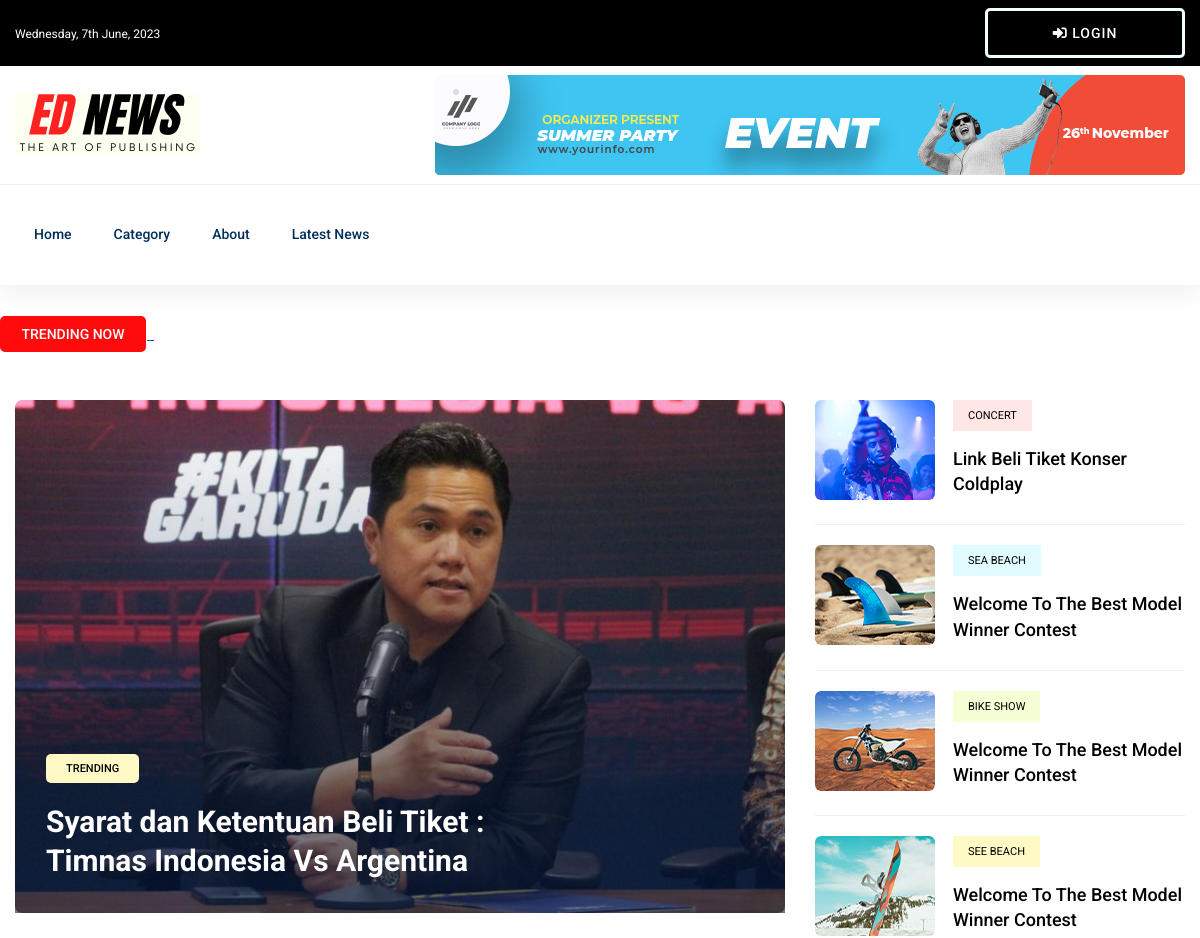
Before: / (upper part) with the older database file.
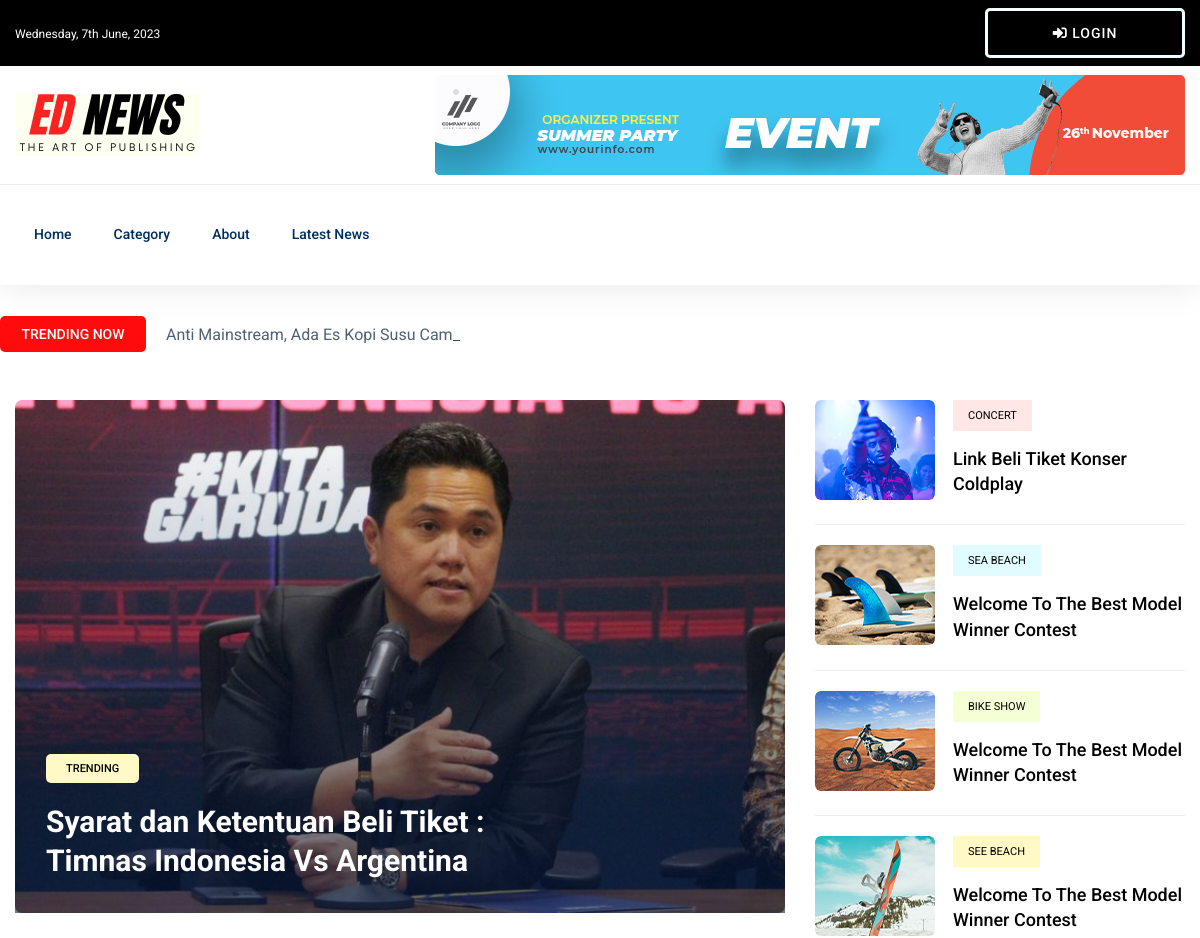
After: the same page with the newer database file.
### tables this page shows
CREATE TABLE `berita` (
  `id` int(11) NOT NULL,
  `judul` varchar(100) NOT NULL,
  `tgl_publish` datetime NOT NULL,
  `isi` text NOT NULL,
  `id_kategori` int(11) NOT NULL,
  `id_penulis` int(11) NOT NULL,
  `gambar` text NOT NULL
);

### trending.php (the view)
<?php
$query_berita = mysqli_query($koneksi, "SELECT `judul` FROM `berita` ORDER BY RAND() LIMIT 5");
?>
<div class="row">
    <div class="col-lg-12">
        <div class="trending-tittle">
            <strong>Trending now</strong>
            <div class="trending-animated">
                <ul id="js-news" class="js-hidden">
                    <?php
                    while ($data_berita = mysqli_fetch_assoc($query_berita)) {
                        $judul_berita_tren = $data_berita['judul'];
                        echo "<li class='news-item'>$judul_berita_tren</li>";
                    }
                    ?>
                </ul>
            </div>
        </div>
    </div>
</div>

### index.php (shortened to what this page needs)
<?php
include 'admin/koneksi.php';
?>
<!doctype html>
<html class="no-js" lang="zxx">
<body>
    <?php include "header.php" ?>
    <main>
        <div class="trending-area fix">
            <div class="container">
                <div class="trending-main">
                    <div class="row">
                        <?php include 'trending.php' ?>
                    </div>
                    <div class="row">
                        <div class="col-lg-8">
                            <div class="trending-top mb-30">
                                <div class="trend-top-img">
                                    <img src="assets/img/trending/tiketbola.jpg" alt="">
                                    <div class="trend-top-cap">
                                        <span>Trending</span>
                                        <h2><a href="details.php">Syarat dan Ketentuan Beli Tiket : <br> Timnas Indonesia Vs Argentina</a></h2>
                                    </div>
                                </div>
                            </div>
                        </div>
                        <div class="col-lg-4">
                            <div class="trand-right-single d-flex">
                                <div class="trand-right-img">
                                    <img src="assets/img/trending/right1.jpg" alt="">
                                </div>
                                <div class="trand-right-cap">
                                    <span class="color1">Concert</span>
                                    <h4><a href="details.php">Link Beli Tiket Konser Coldplay</a></h4>
                                </div>
                            </div>
                            <div class="trand-right-single d-flex">
                                <div class="trand-right-img">
                                    <img src="assets/img/trending/right2.jpg" alt="">
                                </div>
                                <div class="trand-right-cap">
                                    <span class="color3">sea beach</span>
                                    <h4><a href="details.php">Welcome To The Best Model Winner Contest</a></h4>
                                </div>
                            </div>
                            <div class="trand-right-single d-flex">
                                <div class="trand-right-img">
                                    <img src="assets/img/trending/right3.jpg" alt="">
                                </div>
                                <div class="trand-right-cap">
                                    <span class="color2">Bike Show</span>
                                    <h4><a href="details.php">Welcome To The Best Model Winner Contest</a></h4>
                                </div>
                            </div>
                            <div class="trand-right-single d-flex">
                                <div class="trand-right-img">
                                    <img src="assets/img/trending/right4.jpg" alt="">
                                </div>
                                <div class="trand-right-cap">
                                    <span class="color4">See beach</span>
                                    <h4><a href="details.php">Welcome To The Best Model Winner Contest</a></h4>
                                </div>
                            </div>
                        </div>
                    </div>
                </div>
            </div>
        </div>
    </main>
</body>
</html>

### header.php (shortened to what this page needs)
<header>
    <div class="header-area">
        <div class="main-header ">
            <div class="header-top black-bg d-none d-md-block">
                <div class="container">
                    <div class="col-xl-12">
                        <div class="row d-flex justify-content-between align-items-center">
                            <div class="header-info-left">
                                <ul>
                                    <li><?php echo date('l, jS F, Y'); ?></li>
                                </ul>
                            </div>
                            <div>
                                <ul>
                                    <li><a href="#" class="btn login-btn" data-toggle="modal" data-target="#loginModal"><i class="fas fa-sign-in-alt"></i> Login</a></li>
                                </ul>
                            </div>
                        </div>
                    </div>
                </div>
            </div>
            <div class="header-mid d-none d-md-block">
                <div class="container">
                    <div class="row d-flex align-items-center">
                        <div class="col-xl-3 col-lg-3 col-md-3">
                            <div class="logo">
                                <a href="index.php"><img src="assets/img/logo/logo1.png" alt=""></a>
                            </div>
                        </div>
                        <div class="col-xl-9 col-lg-9 col-md-9">
                            <div class="header-banner f-right ">
                                <img src="assets/img/hero/header_card.jpg" alt="">
                            </div>
                        </div>
                    </div>
                </div>
            </div>
            <div class="header-bottom header-sticky">
                <div class="container">
                    <div class="row align-items-center">
                        <div class="col-xl-10 col-lg-10 col-md-12 header-flex">
                            <div class="main-menu d-none d-md-block">
                                <nav>
                                    <ul id="navigation">
                                        <li><a href="index.php">Home</a></li>
                                        <li><a href="categori.php">Category</a></li>
                                        <li><a href="about.php">About</a></li>
                                        <li><a href="latest_news.php">Latest News</a></li>
                                    </ul>
                                </nav>
                            </div>
                        </div>
                        <div class="col-12">
                        </div>
                    </div>
                </div>
            </div>
        </div>
    </div>
</header>

### header.php (style rules this page uses)
.login-btn { background-color: transparent !important; border: solid; border-color: azure; padding : 15px 1px; }

Changed rows visible on the page:
added berita: judul "Anti Mainstream, Ada Es Kopi Susu Campur Tape di Cirebon"
